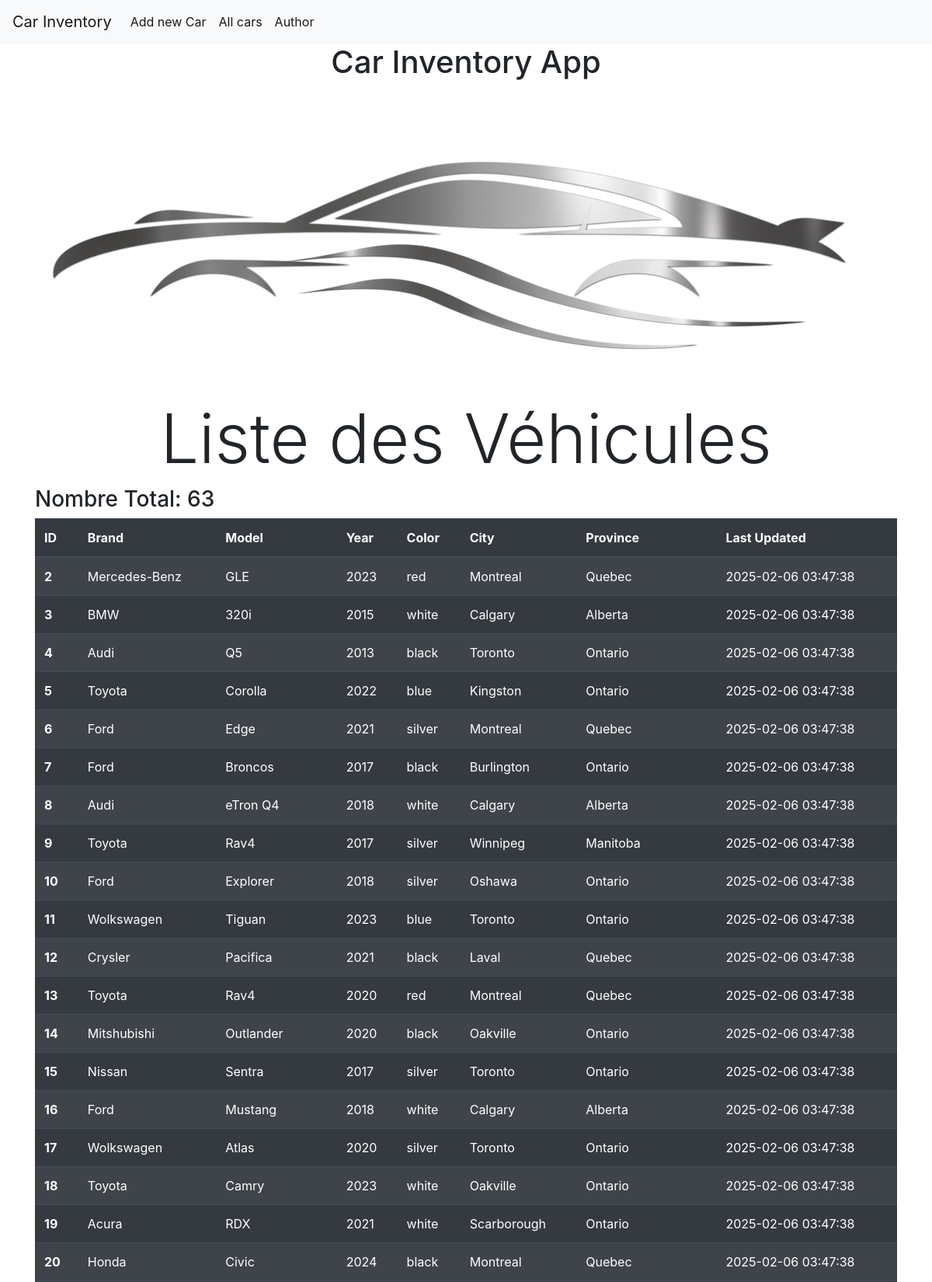
/cars (upper part), run on the app's committed database.
### tables this page shows
CREATE TABLE cars (
    id INTEGER PRIMARY KEY AUTOINCREMENT,
    created TIMESTAMP NOT NULL DEFAULT CURRENT_TIMESTAMP,
    brand TEXT NOT NULL,
    model TEXT NOT NULL,
    m_year INTEGER,
    color TEXT,
    province TEXT,
    city TEXT
);

### app.py (the view)
@app.route('/cars')
def displayAllCars():
    conn = get_db_connection()
    cars = conn.execute('SELECT * FROM cars').fetchall()
    conn.close()
    totalcars = len(cars)
    return render_template('cars.html', cars=cars, totalcars=totalcars)

### app.py (called while the page is built)
def get_db_connection():
    conn = sqlite3.connect(db_connection_string)
    conn.row_factory = sqlite3.Row
    return conn

### templates/cars.html
{% extends 'base.html' %}
{% block content %}
    <center><h1>{% block title %} Car Inventory App {% endblock %}</h1></center>
    <img src="{{url_for('static', filename='img/car-logo.webp')}}" align="middle" />
    <center><h1 class="display-2">Liste des Véhicules</h1></center>
    <p class="h3">Nombre Total: {{ totalcars }}</p>
    <table class="table table-dark table-striped table-hover">
      <thead>
        <tr>
          <th scope="col">ID</th>
          <th scope="col">Brand</th>
          <th scope="col">Model</th>
          <th scope="col">Year</th>
          <th scope="col">Color</th>
          <th scope="col">City</th>
          <th scope="col">Province</th>
          <th scope="col">Last Updated</th>
        </tr>
      </thead>
      <tbody>
        {% for car in cars %}
        <tr>
          <th scope="row">{{ car['id'] }}</th>
          <td>{{ car['brand'] }}</td>
          <td>{{ car['model'] }}</td>
          <td>{{ car['m_year'] }}</td>
          <td>{{ car['color'] }}</td>
          <td>{{ car['city'] }}</td>
          <td>{{ car['province'] }}</td>
          <td>{{ car['created'] }}</td>
        </tr>
        {% endfor %}
      </tbody>
    </table>
{% endblock %}

### data on the page
cars: id "2", brand "Mercedes-Benz", model "GLE", m_year "2023", color "red", city "Montreal", province "Quebec", created "2025-02-06 03:47:38"
cars: id "3", brand "BMW", model "320i", m_year "2015", color "white", city "Calgary", province "Alberta", created "2025-02-06 03:47:38"
cars: id "4", brand "Audi", model "Q5", m_year "2013", color "black", city "Toronto", province "Ontario", created "2025-02-06 03:47:38"
cars: id "5", brand "Toyota", model "Corolla", m_year "2022", color "blue", city "Kingston", province "Ontario", created "2025-02-06 03:47:38"
cars: id "6", brand "Ford", model "Edge", m_year "2021", color "silver", city "Montreal", province "Quebec", created "2025-02-06 03:47:38"
cars: id "7", brand "Ford", model "Broncos", m_year "2017", color "black", city "Burlington", province "Ontario", created "2025-02-06 03:47:38"
cars: id "8", brand "Audi", model "eTron Q4", m_year "2018", color "white", city "Calgary", province "Alberta", created "2025-02-06 03:47:38"
cars: id "9", brand "Toyota", model "Rav4", m_year "2017", color "silver", city "Winnipeg", province "Manitoba", created "2025-02-06 03:47:38"
cars: id "10", brand "Ford", model "Explorer", m_year "2018", color "silver", city "Oshawa", province "Ontario", created "2025-02-06 03:47:38"
cars: id "11", brand "Wolkswagen", model "Tiguan", m_year "2023", color "blue", city "Toronto", province "Ontario", created "2025-02-06 03:47:38"
cars: id "12", brand "Crysler", model "Pacifica", m_year "2021", color "black", city "Laval", province "Quebec", created "2025-02-06 03:47:38"
cars: id "13", brand "Toyota", model "Rav4", m_year "2020", color "red", city "Montreal", province "Quebec", created "2025-02-06 03:47:38"
cars: id "14", brand "Mitshubishi", model "Outlander", m_year "2020", color "black", city "Oakville", province "Ontario", created "2025-02-06 03:47:38"
cars: id "15", brand "Nissan", model "Sentra", m_year "2017", color "silver", city "Toronto", province "Ontario", created "2025-02-06 03:47:38"
cars: id "16", brand "Ford", model "Mustang", m_year "2018", color "white", city "Calgary", province "Alberta", created "2025-02-06 03:47:38"
cars: id "17", brand "Wolkswagen", model "Atlas", m_year "2020", color "silver", city "Toronto", province "Ontario", created "2025-02-06 03:47:38"
cars: id "18", brand "Toyota", model "Camry", m_year "2023", color "white", city "Oakville", province "Ontario", created "2025-02-06 03:47:38"
cars: id "19", brand "Acura", model "RDX", m_year "2021", color "white", city "Scarborough", province "Ontario", created "2025-02-06 03:47:38"
cars: id "20", brand "Honda", model "Civic", m_year "2024", color "black", city "Montreal", province "Quebec", created "2025-02-06 03:47:38"

### other printed values
{{ totalcars }} "63"
